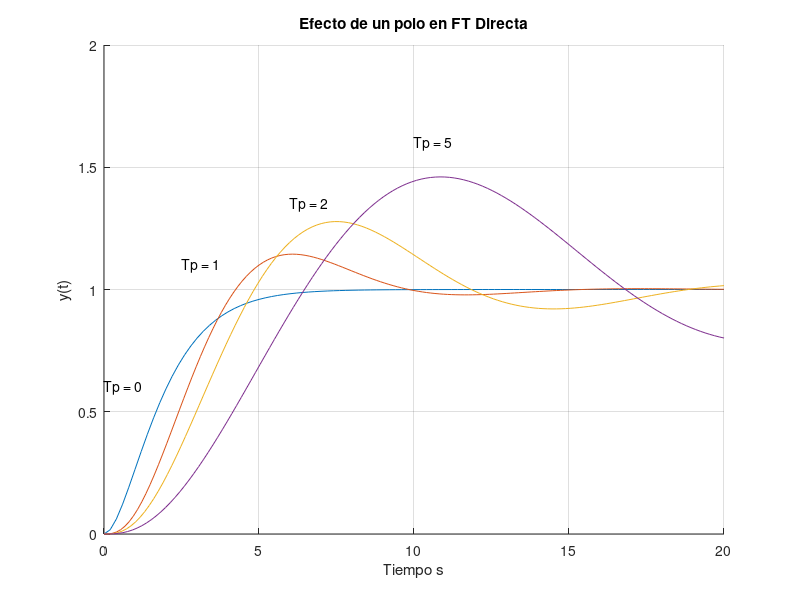
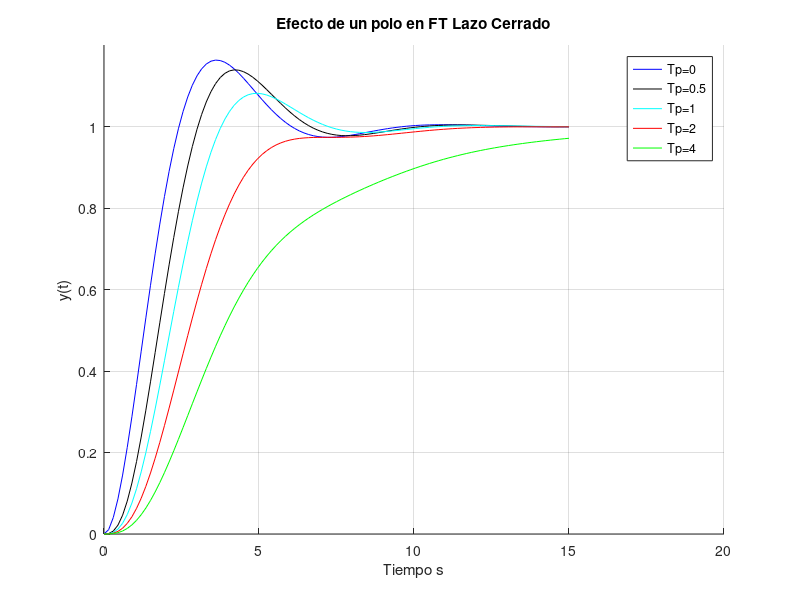
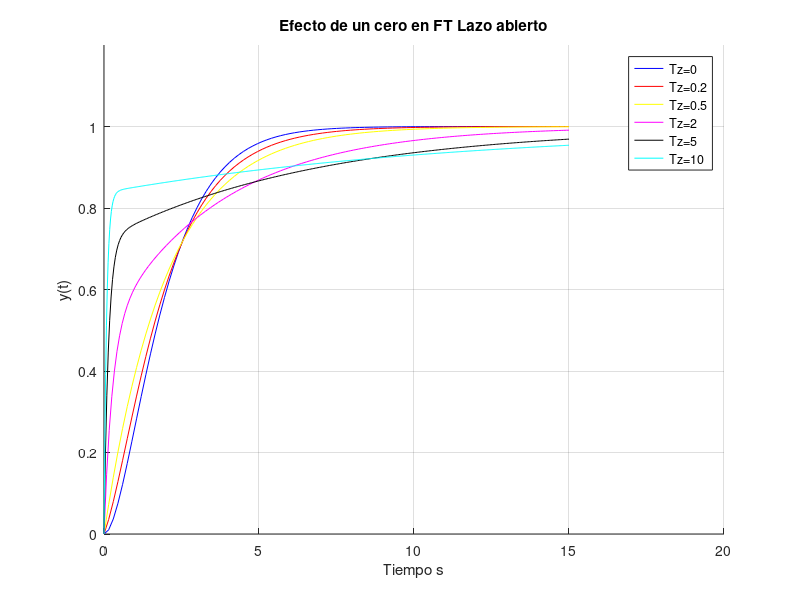
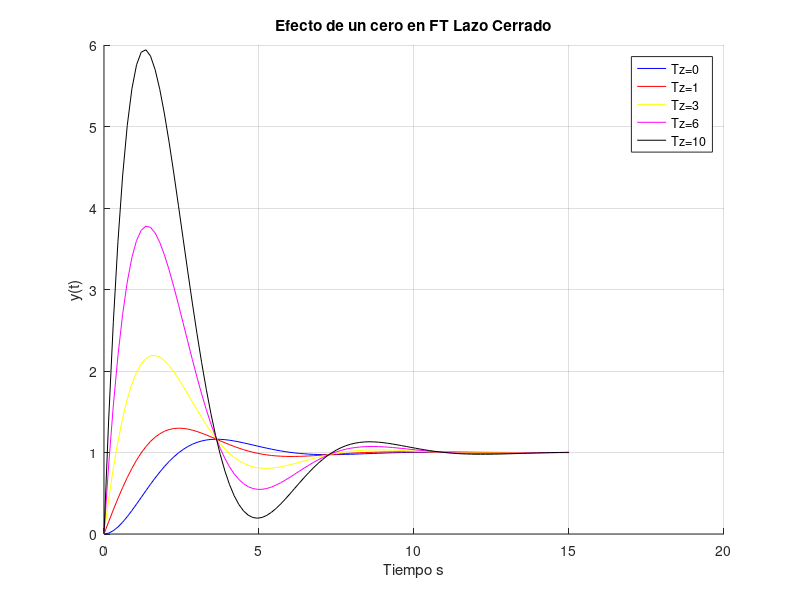

Here is the MATLAB script that generated these plots, in order:
% parte1_eje9_poloscerosextra.m
 
% CASO 1 un polo en la función de transferencia directa
wn=1;
z=1;
 
% valores de Tp
vTp=[0 1 2 5];
figure;
hold on;
for i=1:length(vTp)
    Tp=vTp(i)
    M=tf([wn^2],[Tp (1+2*z*wn*Tp) 2*z*wn wn^2]);
    [x,t]=step(M,20);
    plot(t,x)
end
ylim([0 2])
grid on
title('Efecto de un polo en FT Directa')
ylabel('y(t)')
xlabel('Tiempo s')
 
text(0.0,0.6,'Tp = 0')
text(2.5,1.1,'Tp = 1')
text(6,1.35,'Tp = 2')
text(10,1.6,'Tp = 5')

% CASO 2 un polo en la función de lazo cerrado
wn=1;
z=0.5;
% valores de Tp
vTp=[0 0.5 1 2 4];
for i=1:length(vTp)
    Tp=vTp(i);
    M=tf([wn^2],[1 2*z*wn wn^2]); %Lazo cerrado
    Ex=tf([1],[Tp 1]); % polo extra
    H=M*Ex; % función total
    [x,t]=step(H,15);
    X{i}=x;
    T{i}=t;
end
figure;
hold on;
plot(T{1},X{1},'b')
plot(T{2},X{2},'k')
plot(T{3},X{3},'c')
plot(T{4},X{4},'r')
plot(T{5},X{5},'g')
grid on
ylim([0 1.2])
title('Efecto de un polo en FT Lazo Cerrado')
ylabel('y(t)')
xlabel('Tiempo s')
legend('Tp=0','Tp=0.5','Tp=1','Tp=2','Tp=4')

%CASO 3 UN CERO EN LA FUNCIÓN TRANSFERENCIA DE TRAYECTORIA DIRECTA
wn=1; z=1;
vTz=[0 0.2 0.5 2 5 10];
for i=1:length(vTz)
    Tz=vTz(i);
    G=tf([wn^2*Tz wn^2],[1 2*z*wn 0]); M=G/(1+G);
    [x,t]=step(M,15);
    X{i}=x; T{i}=t;
end
figure; hold on;
plot(T{1},X{1},'b'); plot(T{2},X{2},'r')
plot(T{3},X{3},'y'); plot(T{4},X{4},'m')
plot(T{5},X{5},'k'); plot(T{6},X{6},'c')
grid on; ylim([0 1.2])
title('Efecto de un cero en FT Lazo abierto')
ylabel('y(t)'); xlabel('Tiempo s')
legend('Tz=0','Tz=0.2','Tz=0.5','Tz=2','Tz=5','Tz=10','location','best')

% CASO 4 UN CERO EN LA FUNCIÓN DE TRANSFERENCIA DE LAZO CERRADO
wn=1; z=0.5;
% valores de Tp
vTz=[0 1 3 6 10];
for i=1:length(vTz)
    Tz=vTz(i);
    M=tf([wn^2*Tz wn^2],[1 2*z*wn wn^2]); %Lazo cerrado
   [x,t]=step(M,15);
    X{i}=x;
    T{i}=t;
end
figure; hold on;
plot(T{1},X{1},'b')
plot(T{2},X{2},'r')
plot(T{3},X{3},'y')
plot(T{4},X{4},'m')
plot(T{5},X{5},'k')
grid on; ylim([0 6])
title('Efecto de un cero en FT Lazo Cerrado')
ylabel('y(t)'); xlabel('Tiempo s')
legend('Tz=0','Tz=1','Tz=3','Tz=6','Tz=10')



